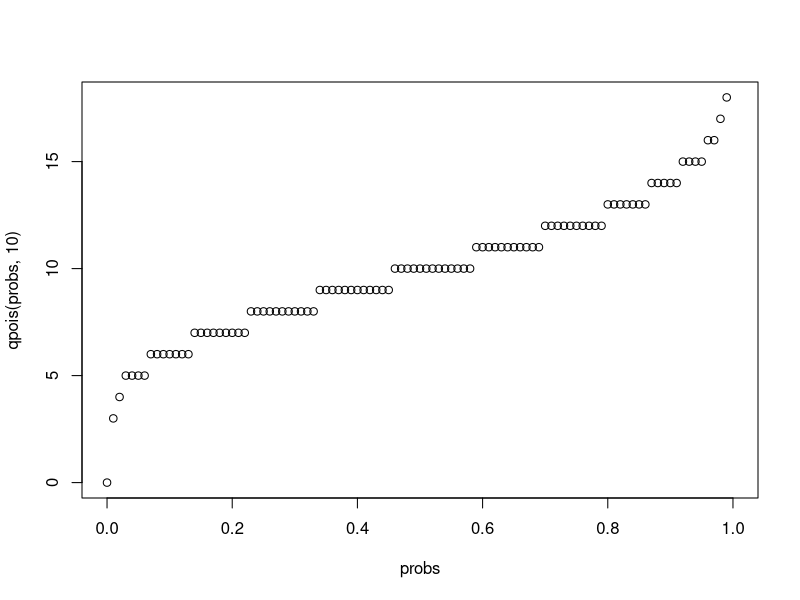
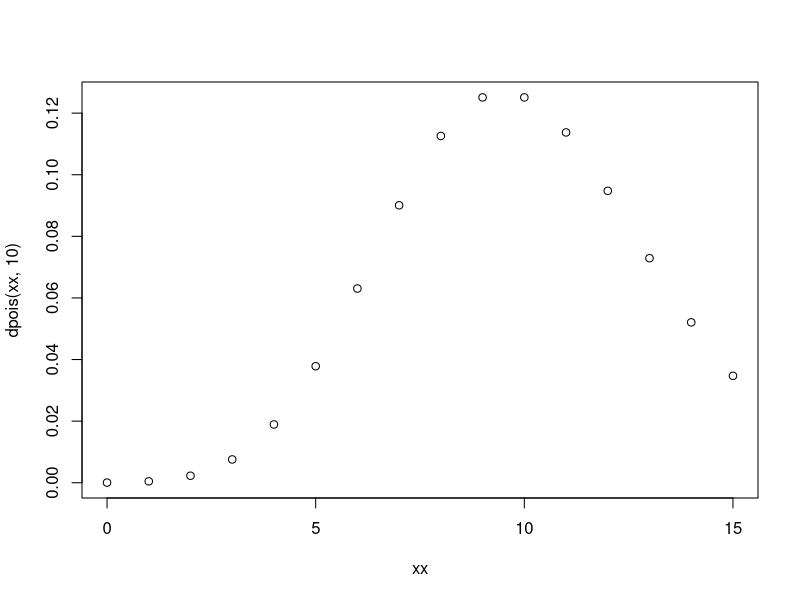
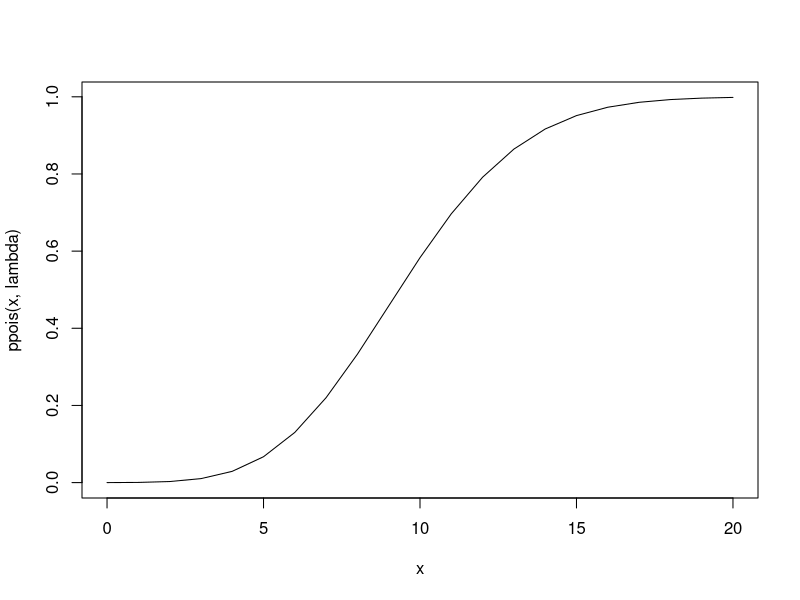

Generate these figures, in order, with R: (Note: this script raises an error after producing the figures.)

(cf <- c(0,0.2,0.4,0.6,0.8,0.9,0.99))
(alpha <- 1-cf)
(z_score <- 1-alpha/2)

rpois(100,1)
qpois(0.5,1)

probs <- seq(0,1,0.01)
plot(x = probs, qpois(probs,10))
xx <- seq(0,15,1)
plot(xx, dpois(xx,10))

100*dpois(xx,10)
# Quantiles of a poission distribution
# Fx(x) := P(X <= x)
# Let Y be poisson(lambda)
# n be the number of days
# For simplicity, assume we sell on average 1 so lambda = n.

n <- 10
lambda <- 1*n
# So after i days we have lambda = i
x <- seq(0,n+lambda)
y <- ppois(x,lambda)
y
plot(x, ppois(x,lambda), type = "l")

ppois(1,10)
ppois(0.5,10)

fx <- function(n,lambda){
  #lambda <- n
  x.n <- seq(0,n)
  y.n <- ppois(x.n, lambda)
  return(y.n)
}
# ppois(q,l) =>  Pr(X <= x)

ppois(1.5,1)

pmf <- function(k,lambda){
  upp <- (lambda^k)*exp(-lambda)
  low <- factorial(k)
  return(upp/low)
}
pmf(1,1)
ppois(30,30)
ppois(1,1)
signif(ppois(seq(0,30),30)*100,2)
x <- c(1,5,10,15,20,25,30)
x
df <- sapply(x, FUN = function(x){fx(30,x)})
df <- as.data.frame(df)
names(df) <- paste(x)
#df$days <- seq.int(nrow(df))
df
plot.df <- melt(df)
plot.df$days <- rep(seq(1,31),length(x))
plot.df

#names(plot.df) <- c("Stock", "Probability", "Days")
names(plot.df) <- c("lambda", "Probability", "Days")
#plot.df$Stock <- as.factor(plot)

ggplot(plot.df) + geom_line(aes(x = Days, y = Probability, color = as.factor(lambda)), size = 1.5) + 
scale_x_continuous(breaks = seq(1, 31, 5))+
scale_y_continuous(breaks = seq(0, 1, 0.1))+
  labs(title = 'Probability of demand higher than stock.',color='Stock') +
  theme_ipsum() +
  theme(
    
    plot.title = element_text(size=12),
    strip.text.x = element_text(size = 8)
  )
